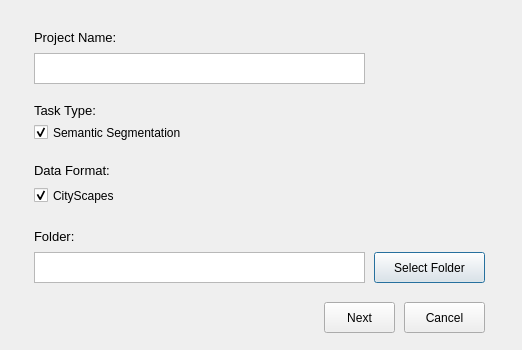
<?xml version="1.0" encoding="UTF-8"?>
<ui version="4.0">
 <class>NewProjectDialog</class>
 <widget class="QDialog" name="NewProjectDialog">
  <property name="geometry">
   <rect>
    <x>0</x>
    <y>0</y>
    <width>522</width>
    <height>350</height>
   </rect>
  </property>
  <property name="sizePolicy">
   <sizepolicy hsizetype="Fixed" vsizetype="Fixed">
    <horstretch>0</horstretch>
    <verstretch>0</verstretch>
   </sizepolicy>
  </property>
  <property name="windowTitle">
   <string>Create a New Project</string>
  </property>
  <widget class="QCheckBox" name="checkBox">
   <property name="geometry">
    <rect>
     <x>34</x>
     <y>186</y>
     <width>111</width>
     <height>19</height>
    </rect>
   </property>
   <property name="text">
    <string>CityScapes</string>
   </property>
   <property name="checked">
    <bool>true</bool>
   </property>
  </widget>
  <widget class="QLabel" name="label">
   <property name="geometry">
    <rect>
     <x>34</x>
     <y>162</y>
     <width>111</width>
     <height>16</height>
    </rect>
   </property>
   <property name="font">
    <font>
     <pointsize>10</pointsize>
    </font>
   </property>
   <property name="text">
    <string>Data Format:</string>
   </property>
  </widget>
  <widget class="QCheckBox" name="checkBox_2">
   <property name="geometry">
    <rect>
     <x>34</x>
     <y>123</y>
     <width>181</width>
     <height>19</height>
    </rect>
   </property>
   <property name="text">
    <string>Semantic Segmentation</string>
   </property>
   <property name="checked">
    <bool>true</bool>
   </property>
  </widget>
  <widget class="QLabel" name="label_2">
   <property name="geometry">
    <rect>
     <x>34</x>
     <y>100</y>
     <width>91</width>
     <height>21</height>
    </rect>
   </property>
   <property name="font">
    <font>
     <pointsize>10</pointsize>
    </font>
   </property>
   <property name="text">
    <string>Task Type:</string>
   </property>
  </widget>
  <widget class="QLabel" name="label_3">
   <property name="geometry">
    <rect>
     <x>34</x>
     <y>228</y>
     <width>91</width>
     <height>16</height>
    </rect>
   </property>
   <property name="font">
    <font>
     <pointsize>10</pointsize>
    </font>
   </property>
   <property name="text">
    <string>Folder:</string>
   </property>
  </widget>
  <widget class="QTextEdit" name="textEdit">
   <property name="geometry">
    <rect>
     <x>34</x>
     <y>252</y>
     <width>331</width>
     <height>31</height>
    </rect>
   </property>
  </widget>
  <widget class="QPushButton" name="pushButton">
   <property name="geometry">
    <rect>
     <x>374</x>
     <y>252</y>
     <width>111</width>
     <height>31</height>
    </rect>
   </property>
   <property name="text">
    <string>Select Folder</string>
   </property>
  </widget>
  <widget class="QPushButton" name="nextButton">
   <property name="geometry">
    <rect>
     <x>324</x>
     <y>302</y>
     <width>71</width>
     <height>31</height>
    </rect>
   </property>
   <property name="text">
    <string>Next</string>
   </property>
  </widget>
  <widget class="QPushButton" name="cancelButton">
   <property name="geometry">
    <rect>
     <x>404</x>
     <y>302</y>
     <width>81</width>
     <height>31</height>
    </rect>
   </property>
   <property name="text">
    <string>Cancel</string>
   </property>
  </widget>
  <widget class="QLabel" name="label_4">
   <property name="geometry">
    <rect>
     <x>34</x>
     <y>29</y>
     <width>121</width>
     <height>16</height>
    </rect>
   </property>
   <property name="font">
    <font>
     <pointsize>10</pointsize>
    </font>
   </property>
   <property name="text">
    <string>Project Name:</string>
   </property>
  </widget>
  <widget class="QTextEdit" name="textEdit_2">
   <property name="geometry">
    <rect>
     <x>34</x>
     <y>53</y>
     <width>331</width>
     <height>31</height>
    </rect>
   </property>
  </widget>
 </widget>
 <resources/>
 <connections/>
</ui>
